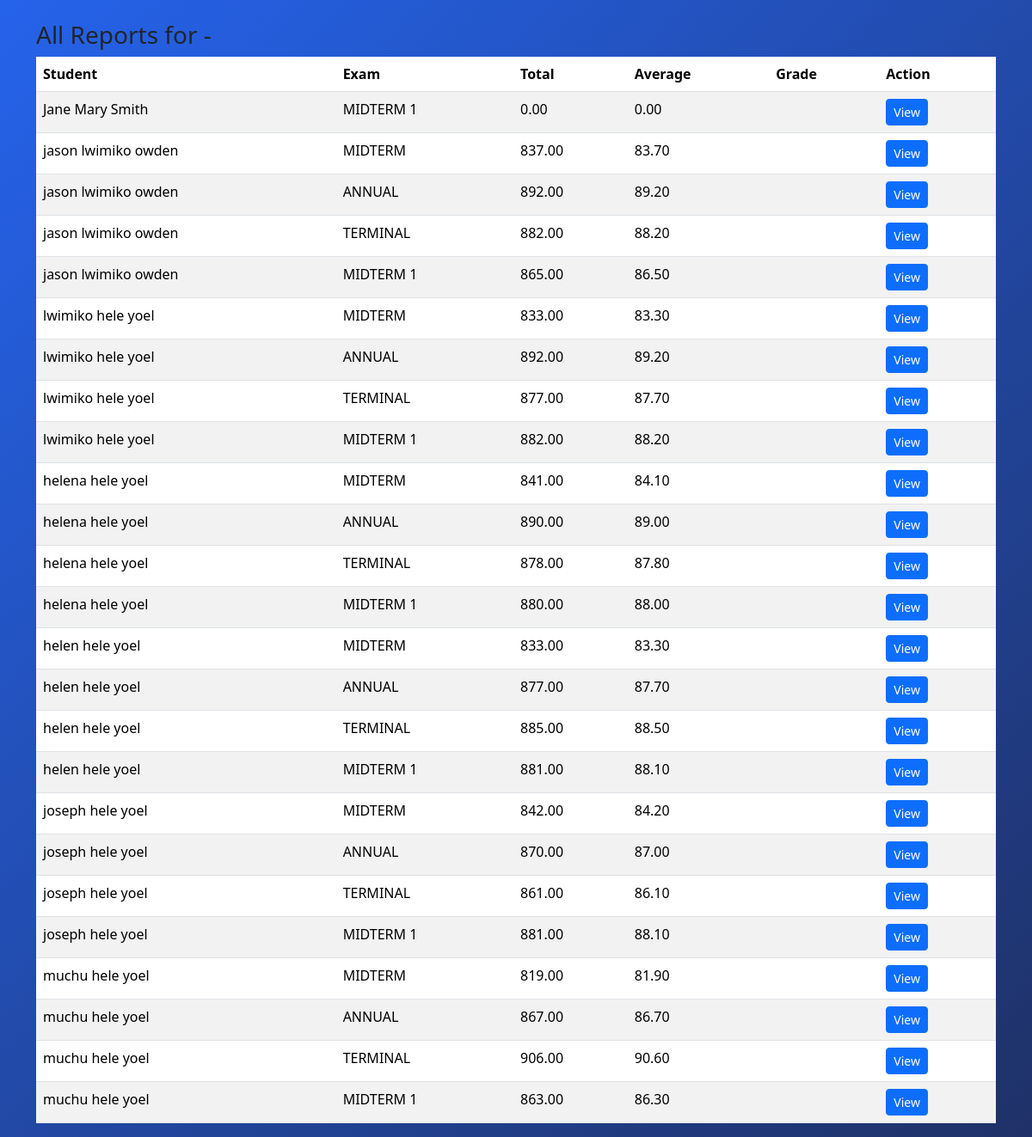
Screenshot of /school-management/academics/class/1/reports/ with the database file from the repository.
### academics/models.py (models this page shows, shortened)
class StudentReport(models.Model):
    student = models.ForeignKey(
        "students.Student",
        on_delete=models.CASCADE,
        related_name="reports"
    )
    division_points = models.PositiveIntegerField(default=0)
    division = models.CharField(max_length=20, default='-')
    total_points = models.DecimalField(max_digits=5, decimal_places=2, default=0)
    academic_year = models.ForeignKey(AcademicYear, on_delete=models.SET_NULL, null=True, blank=True)
    exam = models.ForeignKey(
        Exam,
        on_delete=models.CASCADE,
        related_name="student_reports"
    )
    total_marks = models.DecimalField(
        max_digits=8,
        decimal_places=2,
        default=0
    )
    average_marks = models.DecimalField(
        max_digits=5,
        decimal_places=2,
        default=0
    )
    class_position = models.PositiveIntegerField(
        null=True,
        blank=True
    )
    total_students = models.PositiveIntegerField(
        default=0
    )
    teacher_remark = models.TextField(blank=True)
    head_teacher_remark = models.TextField(blank=True)
    class Meta:
        unique_together = ("student", "exam")
        ordering = [
            "student__class_room",
            "class_position"
        ]

class Exam(models.Model):
    EXAM_TYPES = [
        ("MIDTERM", "Mid Term"),
        ("TERMINAL", "Terminal"),
        ("MIDTERM", "Mid Term"),
        ("ANNUAL", "Annual"),
    ]
    name = models.CharField(max_length=100)
    exam_type = models.CharField(
        max_length=20,
        choices=EXAM_TYPES
    )
    term = models.ForeignKey(
        Term,
        on_delete=models.CASCADE,
        related_name="exams"
    )
    class_room = models.ForeignKey(
        ClassRoom,
        on_delete=models.CASCADE,
        related_name="exams"
    )
    is_active = models.BooleanField(default=True)
    class Meta:
        ordering = ["term", "class_room", "name"]

### students/models.py (models this page shows, shortened)
class Student(models.Model):
    GENDER_CHOICES = [
        ("M", "Male"),
        ("F", "Female"),
    ]
    STATUS_CHOICES = [
        ("ACTIVE", "Active"),
        ("TRANSFERRED", "Transferred"),
        ("GRADUATED", "Graduated"),
    ]
    admission_number = models.CharField(
        max_length=30,
        unique=True,
        blank=True,
        editable=False  # so users can't manually type a duplicate
    )
    first_name = models.CharField(max_length=100)
    middle_name = models.CharField(max_length=100, blank=True)
    last_name = models.CharField(max_length=100)
    gender = models.CharField(
        max_length=1,
        choices=GENDER_CHOICES
    )
    date_of_birth = models.DateField()
    guardian = models.ForeignKey(
        Guardian,
        on_delete=models.CASCADE,
        related_name="students"
    )
    class_room = models.ForeignKey(
        "academics.ClassRoom",
        on_delete=models.SET_NULL,
        null=True,
        blank=True,
        related_name="students"
    )
    photo = models.ImageField(
        upload_to="students/",
        blank=True,
        null=True
    )
    admission_date = models.DateField(auto_now_add=True)
    admission_year = models.PositiveIntegerField(
        default=datetime.date.today().year
    )
    nationality = models.CharField(
        max_length=50,
        default="Tanzanian"
    )
    religion = models.CharField(
        max_length=50,
        blank=True
    )
    blood_group = models.CharField(
        max_length=5,
        blank=True
    )
    status = models.CharField(
        max_length=20,
        choices=STATUS_CHOICES,
        default="ACTIVE"
    )
    is_active = models.BooleanField(default=True)
    class Meta:
        ordering = ["first_name", "last_name"]
    @property
    def full_name(self):
        name = f"{self.first_name} {self.middle_name} {self.last_name}"
        return " ".join(name.split()) # removes double spaces if no middle name

### academics/views.py (the view)
# urls.py: path('class/<int:pk>/reports/', views.report_list, name='report_list'),
def report_list(request, pk):
    class_room = get_object_or_404(ClassRoom, pk=pk)
    return render(request, "academics/report_list.html", {'class_room': class_room, 'reports': StudentReport.objects.filter(student__class_room=class_room).order_by('student__last_name')})

### academics/templates/academics/report_list.html (shortened to what this page needs)
{% extends 'base.html' %}
{% block content %}
<div class="container mt-4">
    <h3>All Reports for {{ class_room.name }} - {{ academic_year.name }}</h3>
    <table class="table table-striped">
        <thead><tr><th>Student</th><th>Exam</th><th>Total</th><th>Average</th><th>Grade</th><th>Action</th></tr></thead>
        <tbody>
            {% for report in reports %}
            <tr>
                <td>{{ report.student.full_name }}</td>
                <td>{{ report.exam.name }}</td>
                <td>{{ report.total_marks }}</td>
                <td>{{ report.average_marks|floatformat:2 }}</td>
                <td></td>
                <td><a href="{% url 'academics:report_detail' report.pk %}" class="btn btn-sm btn-primary">View</a></td>
            </tr>
            {% empty %}
            <tr><td colspan="6" class="text-center">No reports found</td></tr>
            {% endfor %}
        </tbody>
    </table>
</div>
{% endblock %}

### templates/base.html (style rules this page uses)
:root { --sidebar-bg: #0c152d; --sidebar-active: #2563eb; --primary: #2563eb; --bg-light: #f5f7fb; }
body { background: var(--bg-light); min-height: 100vh; font-family: 'Segoe UI', Tahoma, Geneva, Verdana, sans-serif; }
.login-body { background: linear-gradient(135deg, var(--primary) 0%, #1f3167 100%); display: flex; align-items: center; justify-content: center; }

### rows the page displays
StudentReport: student.full_name "Jane Mary Smith", exam.name "MIDTERM 1", total_marks "0.00", average_marks "0.00"
StudentReport: student.full_name "jason lwimiko owden", exam.name "MIDTERM", total_marks "837.00", average_marks "83.70"
StudentReport: student.full_name "jason lwimiko owden", exam.name "ANNUAL", total_marks "892.00", average_marks "89.20"
StudentReport: student.full_name "jason lwimiko owden", exam.name "TERMINAL", total_marks "882.00", average_marks "88.20"
StudentReport: student.full_name "jason lwimiko owden", exam.name "MIDTERM 1", total_marks "865.00", average_marks "86.50"
StudentReport: student.full_name "lwimiko hele yoel", exam.name "MIDTERM", total_marks "833.00", average_marks "83.30"
StudentReport: student.full_name "lwimiko hele yoel", exam.name "ANNUAL", total_marks "892.00", average_marks "89.20"
StudentReport: student.full_name "lwimiko hele yoel", exam.name "TERMINAL", total_marks "877.00", average_marks "87.70"
StudentReport: student.full_name "lwimiko hele yoel", exam.name "MIDTERM 1", total_marks "882.00", average_marks "88.20"
StudentReport: student.full_name "helena hele yoel", exam.name "MIDTERM", total_marks "841.00", average_marks "84.10"
StudentReport: student.full_name "helena hele yoel", exam.name "ANNUAL", total_marks "890.00", average_marks "89.00"
StudentReport: student.full_name "helena hele yoel", exam.name "TERMINAL", total_marks "878.00", average_marks "87.80"
StudentReport: student.full_name "helena hele yoel", exam.name "MIDTERM 1", total_marks "880.00", average_marks "88.00"
StudentReport: student.full_name "helen hele yoel", exam.name "MIDTERM", total_marks "833.00", average_marks "83.30"
StudentReport: student.full_name "helen hele yoel", exam.name "ANNUAL", total_marks "877.00", average_marks "87.70"
StudentReport: student.full_name "helen hele yoel", exam.name "TERMINAL", total_marks "885.00", average_marks "88.50"
StudentReport: student.full_name "helen hele yoel", exam.name "MIDTERM 1", total_marks "881.00", average_marks "88.10"
StudentReport: student.full_name "joseph hele yoel", exam.name "MIDTERM", total_marks "842.00", average_marks "84.20"
StudentReport: student.full_name "joseph hele yoel", exam.name "ANNUAL", total_marks "870.00", average_marks "87.00"
StudentReport: student.full_name "joseph hele yoel", exam.name "TERMINAL", total_marks "861.00", average_marks "86.10"
StudentReport: student.full_name "joseph hele yoel", exam.name "MIDTERM 1", total_marks "881.00", average_marks "88.10"
StudentReport: student.full_name "muchu hele yoel", exam.name "MIDTERM", total_marks "819.00", average_marks "81.90"
StudentReport: student.full_name "muchu hele yoel", exam.name "ANNUAL", total_marks "867.00", average_marks "86.70"
StudentReport: student.full_name "muchu hele yoel", exam.name "TERMINAL", total_marks "906.00", average_marks "90.60"
StudentReport: student.full_name "muchu hele yoel", exam.name "MIDTERM 1", total_marks "863.00", average_marks "86.30"
